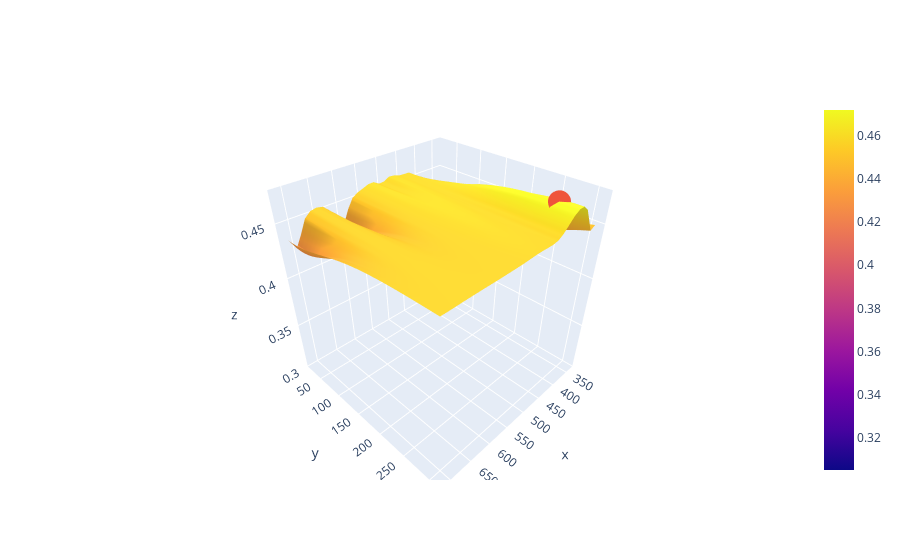

Notebook code cell kept with this figure:
### Code cell
fig = go.Figure(data=[go.Surface(z=PI_acq_shape, x=test_grid[:,0], y=test_grid[:,1])])
fig.add_trace(go.Scatter3d(x=test_grid[pi[1], 0].numpy(), y=test_grid[pi[0], 1].numpy(), z=[PI_acq_shape[pi[0], pi[1]]], mode='markers', name='max(pi)'))
fig.show()

### Figure 1 — Plotly figure (JSON) as saved in the notebook; plotly's stock layout.template omitted (floating-point values rounded to 4 significant figures; data arrays with more than 128 entries replaced by an {"elided": "..."} marker saying what was removed)
{"data": [{"type": "surface", "x": [337.5, 350.4, 363.4, 376.3, 389.2, 402.2, 415.1, 428.0, 440.9, 453.9, 466.8, 479.7, 492.7, 505.6, 518.5, 531.5, 544.4, 557.3, 570.3, 583.2, 596.1, 609.1, 622.0, 634.9, 647.8, 660.8, 673.7, 686.6, 699.6, 712.5], "y": [20.36, 30.33, 40.31, 50.28, 60.26, 70.23, 80.21, 90.18, 100.2, 110.1, 120.1, 130.1, 140.1, 150.0, 160.0, 170.0, 180.0, 189.9, 199.9, 209.9, 219.9, 229.8, 239.8, 249.8, 259.8, 269.7, 279.7, 289.7, 299.7, 309.6], "z": {"elided": "30x30 float values"}}, {"mode": "markers", "name": "max(pi)", "type": "scatter3d", "x": [402.2], "y": [279.7], "z": [0.4721]}], "layout": {}}
